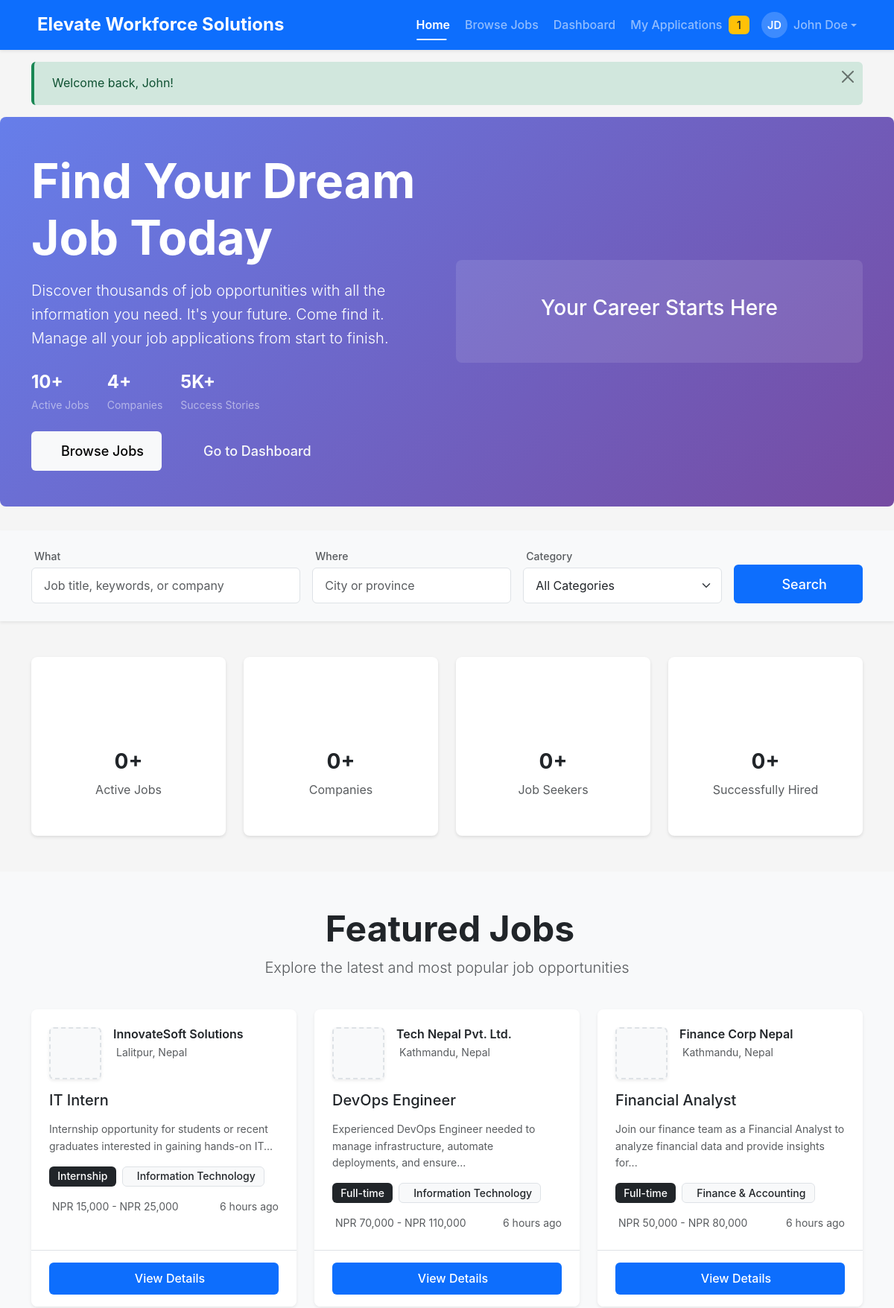
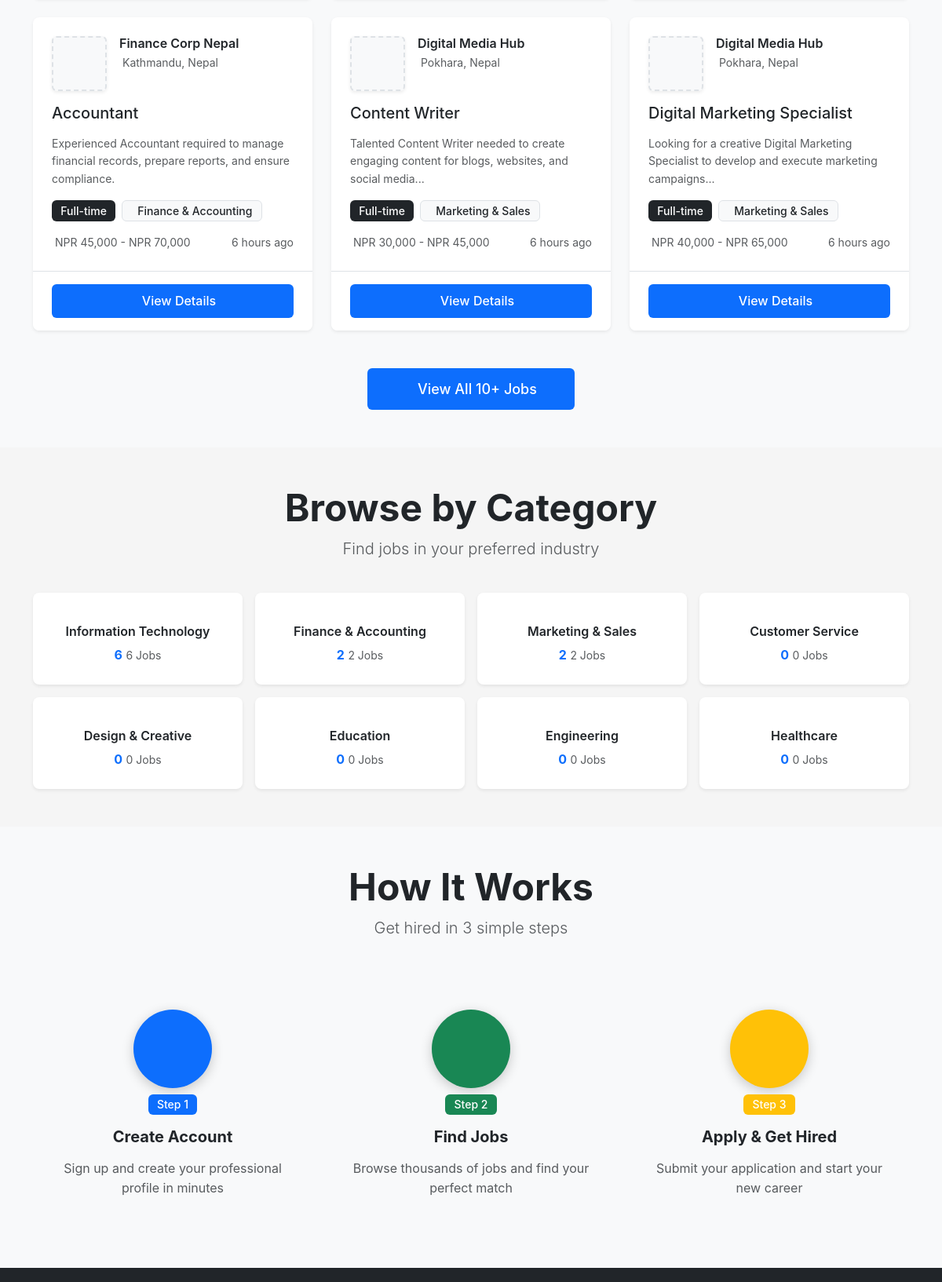
The page / (signed in, upper part) on the database its author committed (2 pictures, top to bottom).
### tables this page shows
CREATE TABLE jobs (
    id INT PRIMARY KEY AUTO_INCREMENT,
    company_id INT NOT NULL,
    category_id INT,
    title VARCHAR(255) NOT NULL,
    description TEXT NOT NULL,
    requirements TEXT,
    location VARCHAR(255) NOT NULL,
    salary_min DECIMAL(10,2),
    salary_max DECIMAL(10,2),
    job_type ENUM('full-time', 'part-time', 'contract', 'internship') NOT NULL,
    experience_level ENUM('entry', 'intermediate', 'senior', 'executive'),
    status ENUM('active', 'closed', 'draft') DEFAULT 'active',
    deadline DATE,
    created_at TIMESTAMP DEFAULT CURRENT_TIMESTAMP,
    updated_at TIMESTAMP DEFAULT CURRENT_TIMESTAMP ON UPDATE CURRENT_TIMESTAMP,
    
    FOREIGN KEY (company_id) REFERENCES companies(id) ON DELETE CASCADE,
    FOREIGN KEY (category_id) REFERENCES categories(id) ON DELETE SET NULL,
    INDEX idx_company_id (company_id),
    INDEX idx_category_id (category_id),
    INDEX idx_status (status),
    INDEX idx_created_at (created_at),
    INDEX idx_location (location),
    INDEX idx_job_type (job_type),
    FULLTEXT idx_search (title, description)
);

CREATE TABLE companies (
    id INT PRIMARY KEY AUTO_INCREMENT,
    user_id INT NOT NULL,
    company_name VARCHAR(255) NOT NULL,
    description TEXT,
    location VARCHAR(255),
    website VARCHAR(255),
    logo VARCHAR(255),
    industry VARCHAR(100),
    company_size VARCHAR(50),
    founded_year YEAR,
    created_at TIMESTAMP DEFAULT CURRENT_TIMESTAMP,
    updated_at TIMESTAMP DEFAULT CURRENT_TIMESTAMP ON UPDATE CURRENT_TIMESTAMP,
    
    FOREIGN KEY (user_id) REFERENCES users(id) ON DELETE CASCADE,
    INDEX idx_user_id (user_id),
    INDEX idx_company_name (company_name)
);

CREATE TABLE categories (
    id INT PRIMARY KEY AUTO_INCREMENT,
    name VARCHAR(100) NOT NULL UNIQUE,
    description TEXT,
    created_at TIMESTAMP DEFAULT CURRENT_TIMESTAMP,
    
    INDEX idx_name (name)
);

### views/home.php (the view, shortened to what the rows shown need)
<?php
require_once __DIR__ . '/layouts/header.php';
require_once __DIR__ . '/../models/Job.php';
require_once __DIR__ . '/../models/Category.php';
require_once __DIR__ . '/../models/Company.php';
try {
    $job = new Job();
    $recent_jobs = $job->getRecentJobs(6);
} catch (Exception $e) {
    error_log('Home page - Job fetch error: ' . $e->getMessage());
    $recent_jobs = [];
    $featured_jobs = [];
    $total_jobs = 0;
}
try {
    $category = new Category();
    $categories = $category->getCategoriesWithJobCount(8);
} catch (Exception $e) {
    error_log('Home page - Category fetch error: ' . $e->getMessage());
    $categories = [];
}
?>
<main id="main-content">
<section class="hero-section bg-gradient-primary text-white py-5">
    <div class="container">
        <div class="row align-items-center min-vh-50">
            <div class="col-lg-6 mb-4 mb-lg-0" data-aos="fade-right">
                <h1 class="display-3 fw-bold mb-3 animate__animated animate__fadeInUp">
                    Find Your Dream Job Today
                </h1>
            </div>
        </div>
    </div>
</section>
<section class="featured-jobs-section py-5 bg-light">
    <div class="container">
        <div class="row mb-4">
            <div class="col-12 text-center" data-aos="fade-up">
                <h2 class="display-5 fw-bold mb-2">
                    <i class="fas fa-star text-warning me-2"></i> Featured Jobs
                </h2>
            </div>
        </div>
        <div class="row g-4">
            <?php if (! empty($recent_jobs)): ?>
                <?php foreach ($recent_jobs as $index => $job): ?>
                    <div class="col-md-6 col-lg-4" data-aos="fade-up" data-aos-delay="<?php echo $index * 100; ?>">
                        <div class="card h-100 job-card shadow-sm border-0">
                            <div class="card-body p-4">
                                <div class="d-flex align-items-start mb-3">
                                    <?php if (! empty($job['logo'])): ?>
                                        <img src="<?php echo LOGO_URL .  $job['logo']; ?>"
                                             alt="<?php echo htmlspecialchars($job['company_name']); ?>"
                                             class="company-logo me-3 rounded shadow-sm"
                                             onerror="this.src='<?php echo APP_URL; ?>public/images/default-company. png'">
                                    <?php else: ?>
                                        <div class="company-logo-placeholder me-3 rounded shadow-sm">
                                        </div>
                                    <?php endif; ?>
                                    <div class="flex-grow-1">
                                        <h6 class="mb-1 fw-semibold"><?php echo htmlspecialchars($job['company_name']); ?></h6>
                                        <small class="text-muted">
                                            <?php echo htmlspecialchars($job['location']); ?>
                                        </small>
                                    </div>
                                    <?php if (Session::isJobSeeker()): ?>
                                        <button class="btn btn-sm btn-outline-secondary border-0" title="Save Job">
                                        </button>
                                    <?php endif; ?>
                                </div>
                                <h5 class="card-title mb-3">
                                    <a href="<?php echo APP_URL; ?>views/jobs/detail.php? id=<?php echo $job['id']; ?>"
                                       class="text-decoration-none text-dark job-title-link">
                                        <?php echo htmlspecialchars($job['title']); ?>
                                    </a>
                                </h5>
                                <p class="card-text text-muted small mb-3">
                                    <?php echo truncateHTML($job['description'], 100); ?>
                                </p>
                                <div class="d-flex flex-wrap gap-2 mb-3">
                                    <?php echo getJobTypeBadge($job['job_type']); ?>
                                    <?php if (! empty($job['category_name'])): ?>
                                        <span class="badge bg-light text-dark border">
                                            <i class="fas fa-tag me-1"></i> <?php echo htmlspecialchars($job['category_name']); ?>
                                        </span>
                                    <?php endif; ?>
                                </div>
                                <div class="d-flex justify-content-between align-items-center text-muted small">
                                    <span>
                                        <?php echo formatSalary($job['salary_min'], $job['salary_max']); ?>
                                    </span>
                                    <span title="<?php echo formatDate($job['created_at']); ?>">
                                        <?php echo timeAgo($job['created_at']); ?>
                                    </span>
                                </div>
                            </div>
                            <div class="card-footer bg-white border-top">
                                <a href="<?php echo APP_URL; ?>views/jobs/detail. php?id=<?php echo $job['id']; ?>"
                                   class="btn btn-primary w-100">
                                    <i class="fas fa-arrow-right me-2"></i> View Details
                                </a>
                            </div>
                        </div>
                    </div>
                <?php endforeach; ?>
            <?php endif; ?>
        </div>
    </div>
</section>
<section class="categories-section py-5">
    <div class="container">
        <div class="row mb-4">
            <div class="col-12 text-center" data-aos="fade-up">
                <h2 class="display-5 fw-bold mb-2">Browse by Category</h2>
            </div>
        </div>
        <div class="row g-3">
            <?php if (!empty($categories)): ?>
                <?php foreach ($categories as $index => $cat): ?>
                    <div class="col-6 col-md-4 col-lg-3" data-aos="zoom-in" data-aos-delay="<?php echo $index * 50; ?>">
                        <a href="<?php echo APP_URL; ?>views/jobs/index. php?category_id=<?php echo $cat['id']; ?>"
                           class="category-card card text-center h-100 text-decoration-none border-0 shadow-sm">
                            <div class="card-body p-4">
                                <h6 class="card-title text-dark fw-semibold mb-2">
                                    <?php echo htmlspecialchars($cat['name']); ?>
                                </h6>
                                <p class="text-primary mb-0">
                                    <strong><?php echo $cat['job_count']; ?></strong>
                                    <small class="text-muted"><?php echo pluralize($cat['job_count'], 'Job'); ?></small>
                                </p>
                            </div>
                        </a>
                    </div>
                <?php endforeach; ?>
            <?php endif; ?>
        </div>
    </div>
</section>
<section class="how-it-works-section py-5 bg-light">
    <div class="container">
        <div class="row mb-5">
            <div class="col-12 text-center" data-aos="fade-up">
                <h2 class="display-5 fw-bold mb-2">How It Works</h2>
            </div>
        </div>
    </div>
</section>
</main>
<?php require_once __DIR__ . '/layouts/footer.php'; ?>

### helpers/functions.php (shortened to what the rows shown need)
<?php
    function formatDate($date, $format = 'F j, Y') {
        return date($format, strtotime($date));
    }
    function timeAgo($datetime) {
        $time = strtotime($datetime);
        $diff = time() - $time;
        if ($diff < 60) {
            return $diff == 1 ? '1 second ago' : $diff . ' seconds ago';
        } elseif ($diff < 3600) {
            $mins = floor($diff / 60);
            return $mins == 1 ? '1 minute ago' : $mins . ' minutes ago';
        } elseif ($diff < 86400) {
            $hours = floor($diff / 3600);
            return $hours == 1 ? '1 hour ago' : $hours . ' hours ago';
        } elseif ($diff < 604800) {
            $days = floor($diff / 86400);
            return $days == 1 ? '1 day ago' : $days . ' days ago';
        } elseif ($diff < 2592000) {
            $weeks = floor($diff / 604800);
            return $weeks == 1 ? '1 week ago' : $weeks . ' weeks ago';
        } else {
            return date('F j, Y', $time);
        }
    }
    function truncate($text, $length = 100, $suffix = '...') {
        if (strlen($text) <= $length) {
            return $text;
        }
        $truncated = substr($text, 0, $length);
        $last_space = strrpos($truncated, ' ');
        if ($last_space !== false) {
            $truncated = substr($truncated, 0, $last_space);
        }
        return $truncated . $suffix;
    }
    function truncateHTML($text, $length = 100, $suffix = '...') {
        $text = strip_tags($text);
        return truncate($text, $length, $suffix);
    }
    function formatSalary($min, $max) {
        return 'NPR ' . number_format($min) . ' - NPR ' . number_format($max);
    }
    function getJobTypeBadge($job_type) {
        $badges = [
            'full-time' => '<span class="badge bg-success">Full Time</span>',
            'part-time' => '<span class="badge bg-info">Part Time</span>',
            'contract' => '<span class="badge bg-warning text-dark">Contract</span>',
            'internship' => '<span class="badge bg-secondary">Internship</span>',
            'remote' => '<span class="badge bg-primary">Remote</span>',
        ];
        return $badges[$job_type] ?? '<span class="badge bg-dark">' . htmlspecialchars(ucfirst($job_type)) .  '</span>';
    }
    function pluralize($count, $singular, $plural = null) {
        if ($plural === null) {
            $plural = $singular .  's';
        }
        return $count . ' ' . (($count == 1) ? $singular : $plural);
    }
?>

### rows shown on the page
jobs: company.company_name "InnovateSoft Solutions", location "Lalitpur, Nepal", title "IT Intern", description "Internship opportunity for students or recent graduates interested in gaining hands-on IT...", job_type "Internship", category.name "Information Technology", formatSalary($job['salary_min'], $job['salary_max']) "NPR 15,000 - NPR 25,000", created_at "6 hours ago"
jobs: company.company_name "Tech Nepal Pvt. Ltd.", location "Kathmandu, Nepal", title "DevOps Engineer", description "Experienced DevOps Engineer needed to manage infrastructure, automate deployments, and ensure...", job_type "Full-time", category.name "Information Technology", formatSalary($job['salary_min'], $job['salary_max']) "NPR 70,000 - NPR 110,000", created_at "6 hours ago"
jobs: company.company_name "Finance Corp Nepal", location "Kathmandu, Nepal", title "Financial Analyst", description "Join our finance team as a Financial Analyst to analyze financial data and provide insights for...", job_type "Full-time", category.name "Finance & Accounting", formatSalary($job['salary_min'], $job['salary_max']) "NPR 50,000 - NPR 80,000", created_at "6 hours ago"
jobs: company.company_name "Finance Corp Nepal", location "Kathmandu, Nepal", title "Accountant", description "Experienced Accountant required to manage financial records, prepare reports, and ensure compliance.", job_type "Full-time", category.name "Finance & Accounting", formatSalary($job['salary_min'], $job['salary_max']) "NPR 45,000 - NPR 70,000", created_at "6 hours ago"
jobs: company.company_name "Digital Media Hub", location "Pokhara, Nepal", title "Content Writer", description "Talented Content Writer needed to create engaging content for blogs, websites, and social media...", job_type "Full-time", category.name "Marketing & Sales", formatSalary($job['salary_min'], $job['salary_max']) "NPR 30,000 - NPR 45,000", created_at "6 hours ago"
jobs: company.company_name "Digital Media Hub", location "Pokhara, Nepal", title "Digital Marketing Specialist", description "Looking for a creative Digital Marketing Specialist to develop and execute marketing campaigns...", job_type "Full-time", category.name "Marketing & Sales", formatSalary($job['salary_min'], $job['salary_max']) "NPR 40,000 - NPR 65,000", created_at "6 hours ago"
categories: name "Information Technology", job_count "6", job_count "6 Jobs"
categories: name "Finance & Accounting", job_count "2", job_count "2 Jobs"
categories: name "Marketing & Sales", job_count "2", job_count "2 Jobs"
categories: name "Customer Service", job_count "0", job_count "0 Jobs"
categories: name "Design & Creative", job_count "0", job_count "0 Jobs"
categories: name "Education", job_count "0", job_count "0 Jobs"
categories: name "Engineering", job_count "0", job_count "0 Jobs"
categories: name "Healthcare", job_count "0", job_count "0 Jobs"

### other values the page prints
APP_NAME "Elevate Workforce Solutions"
$pending_count "1"
getInitials($first_name, $last_name) "JD"
Session::get('user_name', 'User') "John Doe"
$flash['message'] "Welcome back, John!"
formatNumber($stats['jobs']) "10"
formatNumber($stats['companies']) "4"
formatNumber($stats['hired']) "5K"
$item['suffix'] "+"
$item['label'] "Active Jobs"
$item['label'] "Companies"
$item['label'] "Job Seekers"
$item['label'] "Successfully Hired"
$step['step'] "1"
$step['title'] "Create Account"
